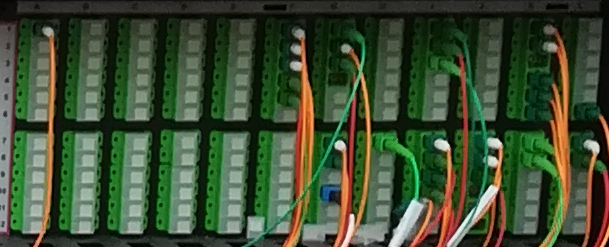
#> input picture Image_processing/data/panneau_droit.png, 609 x 247 px
$ jupyter execute III_rescaling_rotating.ipynb   (older library calls are emulated)
#> lines starting #> are read from the running program, lines starting #| are printed output that depends on the picture
# *III Rotate & Rescale*

[cell 1]
import matplotlib.pyplot as plt
import numpy as np

[cell 2]
def show_image(image, title='Image', cmap_type='gray'):
    plt.imshow(image, cmap=cmap_type)
    plt.title(title)
    plt.axis('off')
    plt.show()

[cell 3]
img = plt.imread('data/panneau_droit.png')
#> img is the input picture: shape (247, 609, 4) float32; mean R, G, B, A 0.242, 0.305, 0.201, 1

## tourner une image et remettre à l'échelle une image
### Avec l'anti_aliasing
empèche les effets de crénélage (pixel apparent)

[cell 4]
from skimage.transform import rotate, rescale

[cell 5]
# Rotate the image 90 degrees clockwise
rotated_image = rotate(img, -90)
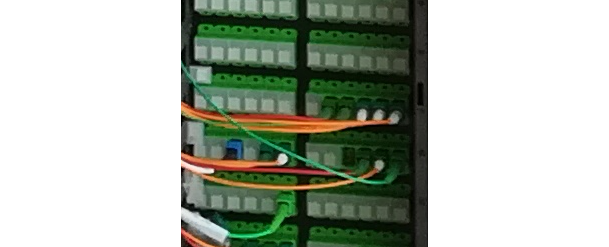
#> rotated_image: shape (247, 609, 4) float32; mean R, G, B, A 0.1, 0.128, 0.0841, 0.406; transparent parts drawn white

# Rescale with anti aliasing
rescaled_with_antialiasing = rescale(rotated_image, 1/4, anti_aliasing=True, multichannel=True)
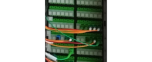
#> rescaled_with_antialiasing: shape (62, 152, 4) float32; mean R, G, B, A 0.1, 0.128, 0.0841, 0.406; transparent parts drawn white

[cell 6]
show_image(rescaled_with_antialiasing, "avec anti_aliasing")

### Sans anti_aliasing

[cell 7]
# Rescale without anti aliasing
rescaled_without_antialiasing = rescale(rotated_image, 1/4, anti_aliasing=False, multichannel=True )
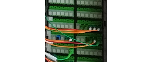
#> rescaled_without_antialiasing: shape (62, 152, 4) float32; mean R, G, B, A 0.101, 0.128, 0.0846, 0.408; transparent parts drawn white

# Show the resulting images
show_image(rescaled_with_antialiasing, "Transformé Avec anti aliasing")
show_image(rescaled_without_antialiasing, "Transformé Sans anti aliasing")

On observe bien que les contours des objet sont beaucoup plus crénelé de pixels sans ant_aliasing

## Agrandir une image
Avec l'algo de Scikit image on peut agrandir une image jusqu'a 3x, en réussissant à limiter les effets de floues

[cell 8]
from skimage.transform import rescale

[cell 9]
# Enlarge the image so it is 3 times bigger
enlarged_image = rescale(img, 3, anti_aliasing=True, multichannel=True)
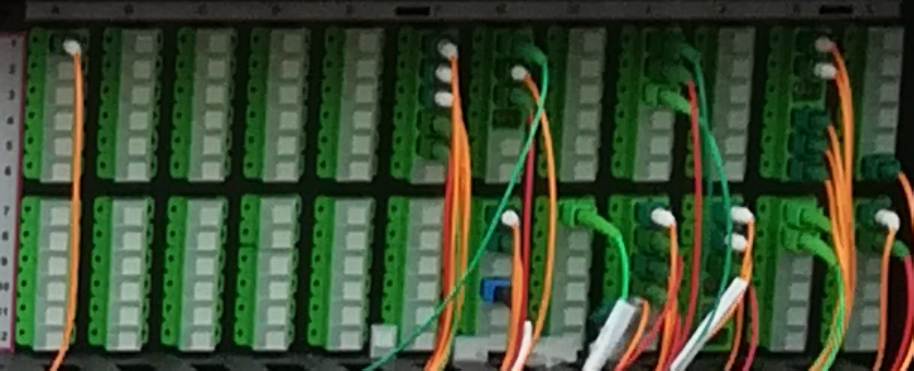
#> enlarged_image: shape (741, 1827, 4) float32 (shown at 1/2 size); mean R, G, B, A 0.242, 0.305, 0.201, 1

# Show original and resulting image
show_image(img)
show_image(enlarged_image, "image 3x plus grande")

## redéfinir la taille d'une image proportionellement

[cell 10]
pmz_img = plt.imread("data/pmz1.jpg")
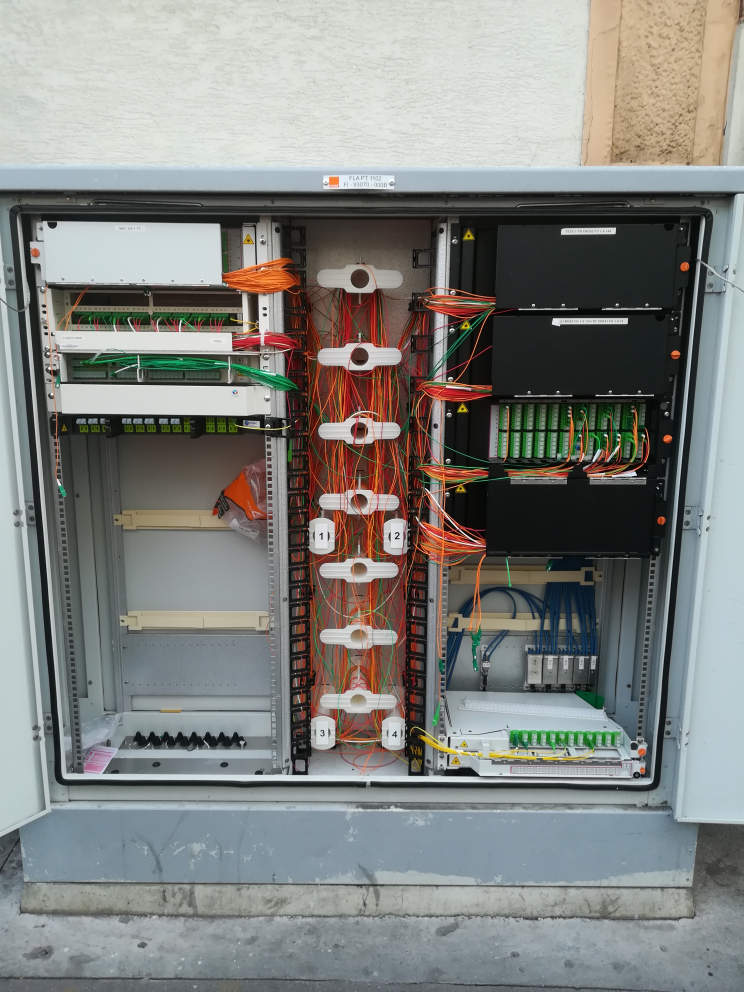
#> input picture Image_processing/data/pmz1.jpg, 2976 x 3968 px (shown at 1/4 size)
#> pmz_img is the input picture: shape (3968, 2976, 3); mean R, G, B 129.5, 131, 127.7

[cell 11]
from skimage.transform import resize

[cell 12]
# divise la taille de l'image par 2, en recupérant les shape grace a numpy
height = int(pmz_img.shape[0]/ 2)
#> height = 1984
width = int(pmz_img.shape[1]/ 2)
#> width = 1488

[cell 13]
# Resize using the calculated proportional height and width
resized_pmz = resize(pmz_img, (height, width),
                       anti_aliasing=True)
